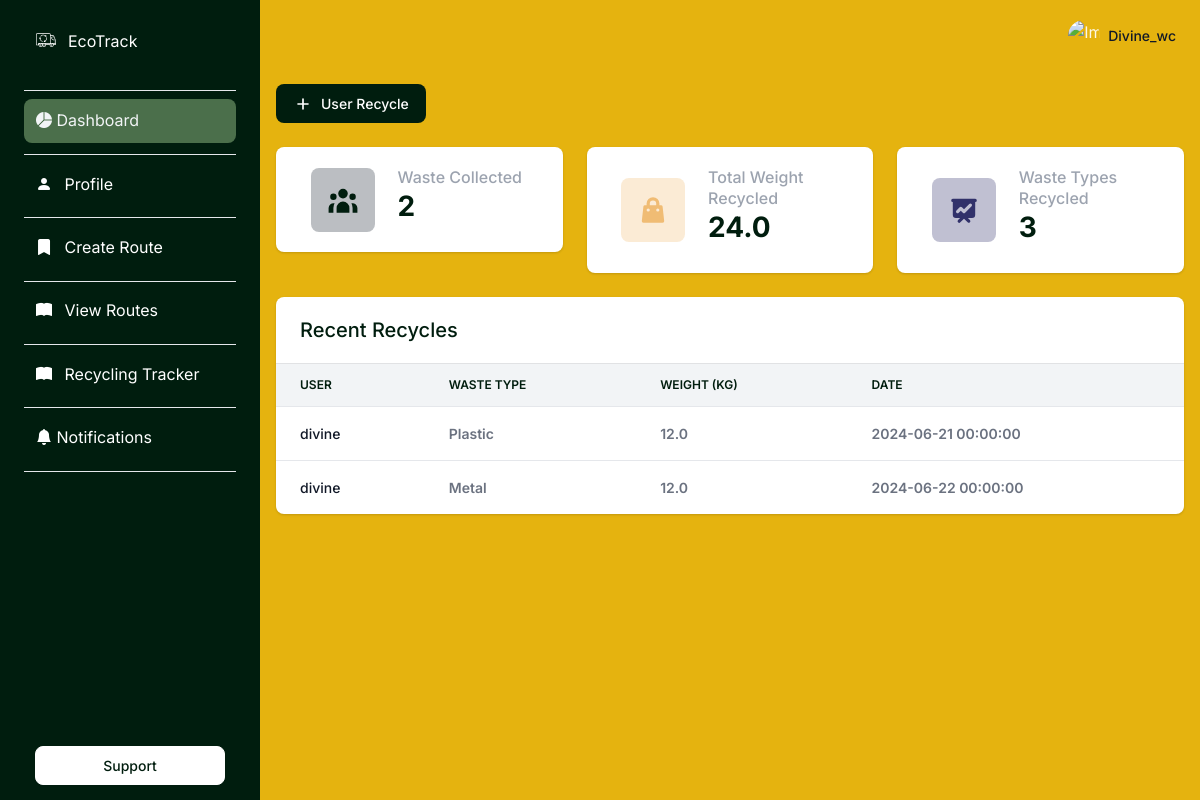
Page /dashboard (signed in) on the earlier database version.
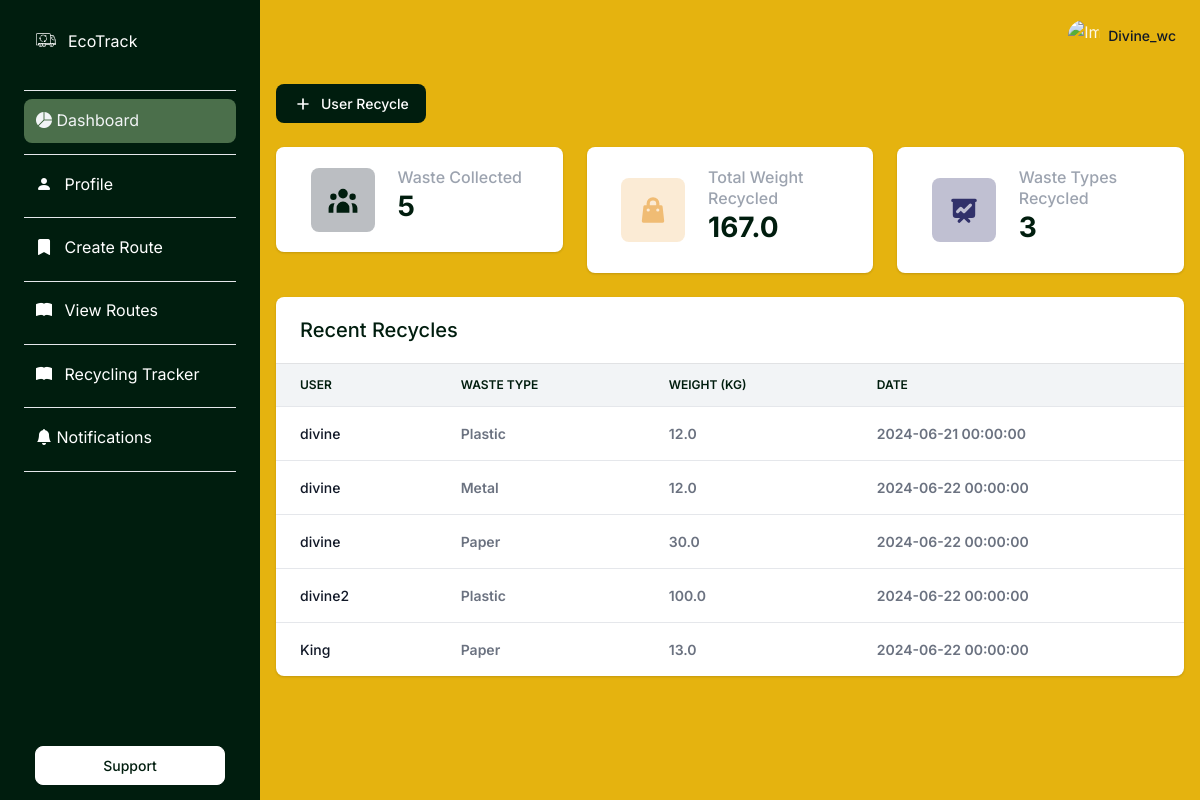
Same page on the later database version.
### apps/authentication/models.py (models this page shows, shortened)
class Users(db.Model, UserMixin):
    __tablename__ = 'Users'
    id = db.Column(db.Integer, primary_key=True)
    username = db.Column(db.String(64), unique=True)
    email = db.Column(db.String(64), unique=True)
    password = db.Column(db.LargeBinary)
    firstname = db.Column(db.String(64), nullable=True)
    lastname = db.Column(db.String(64), nullable=True)
    phone = db.Column(db.String(20), nullable=True)
    address = db.Column(db.String(128), nullable=True)
    city = db.Column(db.String(64), nullable=True)
    state = db.Column(db.String(32), nullable=True)
    zip_code = db.Column(db.String(10), nullable=True)
    role = db.Column(Enum(RoleEnum), nullable=False, default=RoleEnum.user)
    def __str__(self):
        return str(self.username)

### apps/recycling_tracker/models.py (models this page shows)
class RecyclingTracker(db.Model):
    __tablename__ = 'recycling_trackers'
    id = db.Column(db.Integer, primary_key=True)
    user_id = db.Column(db.Integer, db.ForeignKey('Users.id'), nullable=False)
    service_id = db.Column(
        db.Integer, db.ForeignKey('Users.id'), nullable=False)
    waste_type_id = db.Column(db.Integer, db.ForeignKey('waste_types.id'), nullable=False)
    date_collected = db.Column(db.DateTime, nullable=False)
    weight = db.Column(db.Float, nullable=False)
    user = db.relationship('Users', foreign_keys=[user_id])
    service = db.relationship('Users', foreign_keys=[service_id])
    waste_type = db.relationship('WasteType')

### apps/waste_management/models.py (models this page shows, shortened)
class WasteType(db.Model):
    __tablename__ = 'waste_types'
    id = db.Column(db.Integer, primary_key=True)
    name = db.Column(db.String(64), unique=True, nullable=False)
    description = db.Column(db.String(256), nullable=True)
    def __str__(self):
        return self.name

### apps/dashboard/routes.py (the view, shortened to what this page needs)
@blueprint.route('/dashboard', methods=['GET', 'POST'])
@login_required
def dashboard():
    context = {}
    segment = get_segment(request)
    if current_user.role.value == 'user':
        template = 'dashboard/user_dashboard.html'
        results = RecyclingTracker.query.filter_by(
            user_id=current_user.id
        ).all()
        total_weight = sum([tracker.weight for tracker in results])
        context = {
            'waste_disposed_count': RecyclingTracker.query.filter_by(user_id=current_user.id).count(),
            'total_waste_recycled': total_weight,
            'waste_types': RecyclingTracker.query.filter_by(user_id=current_user.id).distinct(RecyclingTracker.waste_type).count(),
            'my_recent_recycles': RecyclingTracker.query.filter_by(user_id=current_user.id).order_by(RecyclingTracker.date_collected.desc()).limit(5).all()
        }
    elif current_user.role.value == 'wc_service':
        template = 'dashboard/wc_service_dashboard.html'
        results = RecyclingTracker.query.filter_by(
            service_id=current_user.id
        ).all()
        total_weight = sum([tracker.weight for tracker in results])
        context = {
            'total_wastes_recycled': RecyclingTracker.query.filter_by(
                service_id=current_user.id
            ).count(),
            'total_waste_weight': total_weight,
            'number_of_waste_types': WasteType.query.count(),
            'recent_recycles': results
        }
    else:
        flash('Role not recognized!', 'danger')
        return redirect(url_for('authentication_blueprint.login'))
    print(context)
    return render_template(template, segment=segment, context=context)

### apps/__init__.py (called while the page is built)
def configure_database(app):
    @app.before_first_request
    def initialize_database():
        try:
            db.create_all()
        except Exception as e:
            print('> Error: DBMS Exception: ' + str(e))
            basedir = os.path.abspath(os.path.dirname(__file__))
            app.config['SQLALCHEMY_DATABASE_URI'] = 'sqlite:///' + \
                os.path.join(basedir, 'db.sqlite3')
            print('> Fallback to SQLite ')
            db.create_all()
    @app.teardown_request
    def shutdown_session(exception=None):
        db.session.remove()

### apps/authentication/models.py (called while the page is built)
@login_manager.user_loader
def user_loader(id):
    return Users.query.filter_by(id=id).first()

### apps/dashboard/routes.py (called while the page is built)
def get_segment(request):
    try:
        segment = request.path.split('/')[-1]
        if segment == '':
            segment = 'index'
        return segment
    except:
        return None

### apps/templates/dashboard/wc_service_dashboard.html (shortened to what this page needs)
{% extends "layouts/base.html" %}
{% block content %}
<div class="py-4">
  <div class="col-lg-4">
    <button
      style="background-color: #001d0e"
      class="btn d-inline-flex align-items-center me-2 text-white"
      data-bs-toggle="modal"
      data-bs-target="#modal-default"
    >
      <svg
        class="icon icon-xs me-2"
        fill="none"
        stroke="currentColor"
        viewBox="0 0 24 24"
        xmlns="http://www.w3.org/2000/svg"
      >
        <path
          stroke-linecap="round"
          stroke-linejoin="round"
          stroke-width="2"
          d="M12 6v6m0 0v6m0-6h6m-6 0H6"
        ></path>
      </svg>
      User Recycle
    </button>
  </div>
</div>
<div class="row">
  <div class="col-12 col-sm-6 col-xl-4 mb-4">
    <div class="card border-0 shadow">
      <div class="card-body">
        <div class="row d-block d-xl-flex align-items-center">
          <div
            class="col-12 col-xl-5 text-xl-center mb-3 mb-xl-0 d-flex align-items-center justify-content-xl-center"
          >
            <div class="icon-shape icon-shape-primary rounded me-4 me-sm-0">
            </div>
          </div>
          <div class="col-12 col-xl-7 px-xl-0">
            <div class="d-none d-sm-block">
              <h2 class="h6 text-gray-400 mb-0">Waste Collected</h2>
              <h3 class="fw-extrabold mb-2">{{ context.total_wastes_recycled }}</h3>
            </div>
          </div>
        </div>
      </div>
    </div>
  </div>
  <div class="col-12 col-sm-6 col-xl-4 mb-4">
    <div class="card border-0 shadow">
      <div class="card-body">
        <div class="row d-block d-xl-flex align-items-center">
          <div
            class="col-12 col-xl-5 text-xl-center mb-3 mb-xl-0 d-flex align-items-center justify-content-xl-center"
          >
            <div class="icon-shape icon-shape-secondary rounded me-4 me-sm-0">
            </div>
          </div>
          <div class="col-12 col-xl-7 px-xl-0">
            <div class="d-none d-sm-block">
              <h2 class="h6 text-gray-400 mb-0">Total Weight Recycled</h2>
              <h3 class="fw-extrabold mb-2">{{ context.total_waste_weight }}</h3>
            </div>
          </div>
        </div>
      </div>
    </div>
  </div>
  <div class="col-12 col-sm-6 col-xl-4 mb-4">
    <div class="card border-0 shadow">
      <div class="card-body">
        <div class="row d-block d-xl-flex align-items-center">
          <div
            class="col-12 col-xl-5 text-xl-center mb-3 mb-xl-0 d-flex align-items-center justify-content-xl-center"
          >
            <div class="icon-shape icon-shape-tertiary rounded me-4 me-sm-0">
            </div>
          </div>
          <div class="col-12 col-xl-7 px-xl-0">
            <div class="d-none d-sm-block">
              <h2 class="h6 text-gray-400 mb-0">Waste Types Recycled</h2>
              <h3 class="fw-extrabold mb-2">{{ context.number_of_waste_types }}</h3>
            </div>
          </div>
        </div>
      </div>
    </div>
  </div>
</div>
<div class="row">
  <div class="col-12">
    <div class="row">
      <div class="col-12 mb-4">
        <div class="card border-0 shadow">
          <div class="card-header">
            <div class="row align-items-center">
              <div class="col">
                <h2 class="fs-5 fw-bold mb-0">Recent Recycles</h2>
              </div>
            </div>
          </div>
          <div class="table-responsive">
            <table class="table align-items-center table-flush">
              <thead class="thead-light">
                <tr>
                  <th class="border-bottom" scope="col">User</th>
                  <th class="border-bottom" scope="col">Waste Type</th>
                  <th class="border-bottom" scope="col">Weight (KG)</th>
                  <th class="border-bottom" scope="col">Date</th>
                </tr>
              </thead>
              <tbody>
                {% for recycle in context.recent_recycles %}
                <tr>
                  <th class="text-gray-900" scope="row">{{ recycle.user }}</th>
                  <td class="fw-bolder text-gray-500">{{ recycle.waste_type }}</td>
                  <td class="fw-bolder text-gray-500">{{ recycle.weight }}</td>
                  <td class="fw-bolder text-gray-500">{{ recycle.date_collected }}</td>
                </tr>
                {% endfor %}
              </tbody>
            </table>
          </div>
        </div>
      </div>
    </div>
  </div>
</div>
{% endblock content %} {% block javascripts %}{% endblock javascripts %}

### apps/templates/layouts/base.html (shortened to what this page needs)
<!DOCTYPE html>
<html lang="en">
<head>
  <link
    type="text/css"
    href="{{ config.ASSETS_ROOT }}/css/styles.css"
    rel="stylesheet"
  />
  <link
    rel="stylesheet"
    href="https://cdn.jsdelivr.net/npm/bootstrap-icons@1.11.1/font/bootstrap-icons.css"
  />
</head>
<body style="background-color: #e5b30f">
  {% include 'includes/sidebar.html' %}
  <main class="content">
    {% include 'includes/navigation.html' %}
    {% block content %}{% endblock content %}
  </main>
</body>
</html>

### apps/templates/includes/sidebar.html (shortened to what this page needs)
<nav
  id="sidebarMenu"
  style="background-color: #001d0e"
  class="sidebar d-lg-block text-white collapse"
  data-simplebar
>
  <div class="sidebar-inner px-4 pt-3">
    <ul class="nav flex-column pt-3 pt-md-0">
      <li class="nav-item">
        <a href="/" class="nav-link d-flex align-items-center">
          <span class="sidebar-icon">
            <img
              src="{{ config.ASSETS_ROOT }}/images/default/logo.svg"
              height="20"
              width="20"
              alt="Logo"
            />
          </span>
          <span class="mt-1 ms-1 sidebar-text">EcoTrack</span>
        </a>
      </li>
      <li role="separator" class="dropdown-divider mt-4 mb-2 text-white"></li>
      <li class="nav-item {% if 'dashboard' in segment %} active {% endif %}">
        <a href="/dashboard" class="nav-link">
          <i class="bi bi-pie-chart-fill"></i>
          <span class="sidebar-text">Dashboard</span>
        </a>
      </li>
      <li role="separator" class="dropdown-divider mt-2 mb-2 text-white"></li>
      <li class="nav-item {% if 'settings' in segment %} active {% endif %}">
        <a href="/profile" class="nav-link">
          <i class="bi bi-person-fill me-2"></i>
          <span class="sidebar-text">Profile</span>
        </a>
      </li>
      <li role="separator" class="dropdown-divider mt-2 mb-2 text-white"></li>
      {% if current_user.role.value == 'wc_service' %}
      <li class="nav-item {% if 'settings' in segment %} active {% endif %}">
        <a href="/create_route" class="nav-link">
          <i class="bi bi-bookmark-fill me-2"></i>
          <span class="sidebar-text">Create Route</span>
        </a>
      </li>
      <li role="separator" class="dropdown-divider mt-2 mb-2 text-white"></li>
      {% endif %}
      {% if current_user.role.value == 'wc_service' %}
      <li class="nav-item {% if 'settings' in segment %} active {% endif %}">
        <a href="/view_routes" class="nav-link">
          <i class="bi bi-book-fill me-2"></i>
          <span class="sidebar-text">View Routes</span>
        </a>
      </li>
      <li role="separator" class="dropdown-divider mt-2 mb-2 text-white"></li>
      {% endif %}
      {% if current_user.role.value == 'wc_service' %}
      <li class="nav-item {% if 'settings' in segment %} active {% endif %}">
        <a href="/recycling_tracker" class="nav-link">
          <i class="bi bi-book-fill me-2"></i>
          <span class="sidebar-text">Recycling Tracker </span>
        </a>
      </li>
      <li role="separator" class="dropdown-divider mt-2 mb-2 text-white"></li>
      {% endif %}
      <li class="nav-item {% if 'settings' in segment %} active {% endif %}">
        <a href="/me/notifications" class="nav-link">
          <i class="bi bi-bell-fill"></i>
          <span class="sidebar-text">Notifications</span>
        </a>
      </li>
      <li role="separator" class="dropdown-divider mt-2 mb-3 text-white"></li>
      <li class="nav-item">
        <a
          href="#"
          class="btn btn-white d-flex align-items-center justify-content-center btn-upgrade-pro"
        >
          <span class="text-dark">Support</span>
        </a>
      </li>
    </ul>
  </div>
</nav>

### apps/templates/includes/navigation.html (shortened to what this page needs)
<nav class="navbar navbar-top navbar-expand navbar-dashboard navbar-dark ps-0 pe-2 pb-0">
  <div class="container-fluid px-0">
    <div class="d-flex justify-content-between w-100" id="navbarSupportedContent">
      <ul class="navbar-nav align-items-center">
        <li class="nav-item dropdown ms-lg-3">
          <a class="nav-link dropdown-toggle pt-1 px-0" href="#" role="button" data-bs-toggle="dropdown" aria-expanded="false">
            <div class="media d-flex align-items-center">
              <img class="avatar rounded-circle" alt="Image placeholder" src="{{ config.ASSETS_ROOT }}/images/default/profile.jpeg">
              <div class="media-body ms-2 text-dark align-items-center d-none d-lg-block">
                <span class="mb-0 font-small fw-bold text-gray-900">
                  <strong>{{ current_user.username | capitalize }}</strong>
                </span>
              </div>
            </div>
          </a>
        </li>
      </ul>
    </div>
  </div>
</nav>

Differences in the rows shown:
added RecyclingTracker: user "divine", waste_type "Paper", weight "30.0", date_collected "2024-06-22 00:00:00"
added RecyclingTracker: user "divine2", waste_type "Plastic", weight "100.0", date_collected "2024-06-22 00:00:00"
added RecyclingTracker: user "King", waste_type "Paper", weight "13.0", date_collected "2024-06-22 00:00:00"
Other differences:
{{ context.total_wastes_recycled }}: "2" → "5"
{{ context.total_waste_weight }}: "24.0" → "167.0"
